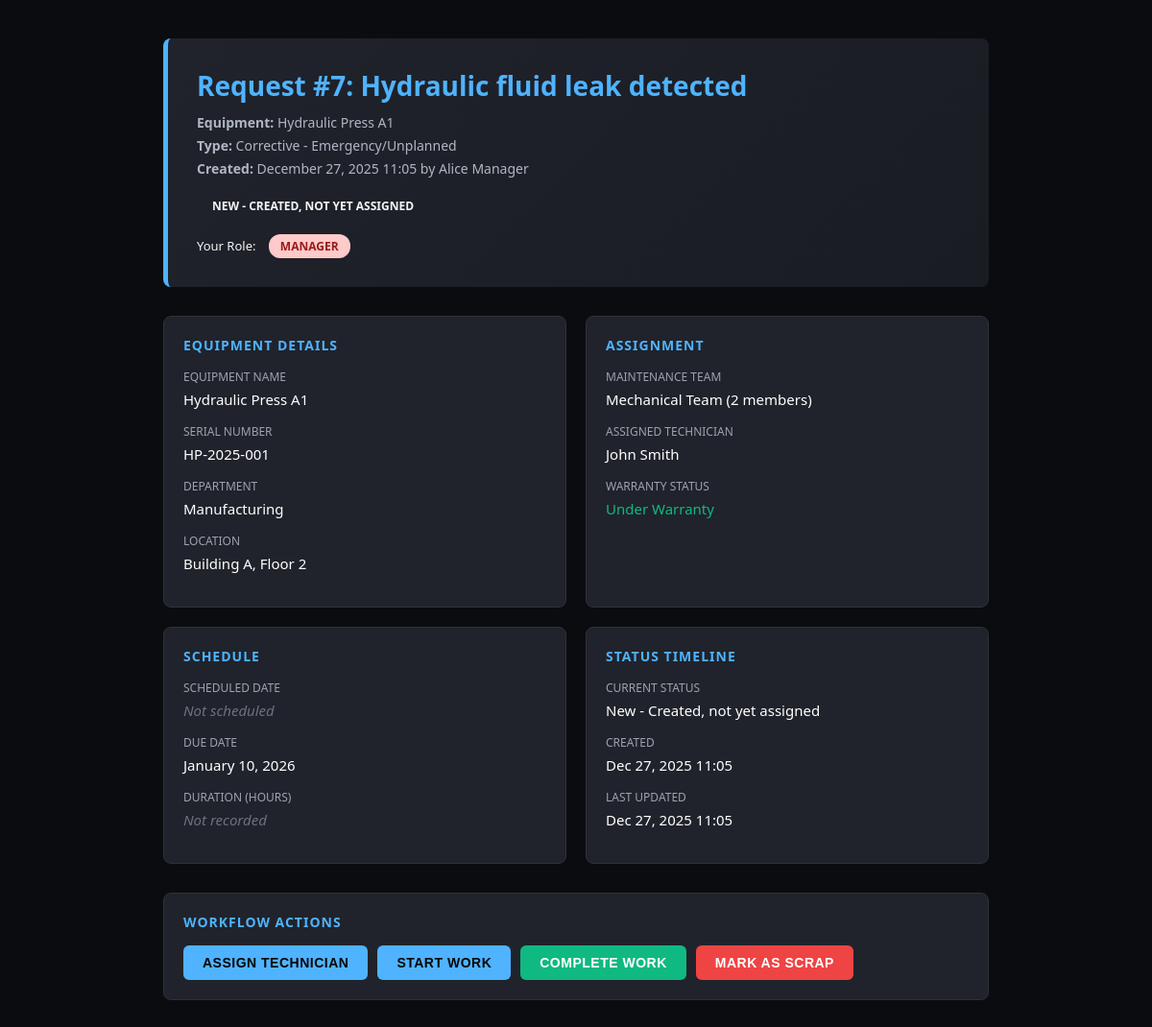
The page /maintenance/request/7/ (signed in) on the database its author committed.
### maintenance/models.py (models this page shows, shortened)
class MaintenanceRequest(models.Model):
    REQUEST_TYPE_CHOICES = [
        ('Corrective', 'Corrective - Emergency/Unplanned'),
        ('Preventive', 'Preventive - Scheduled Maintenance'),
    ]
    STATUS_CHOICES = [
        ('New', 'New - Created, not yet assigned'),
        ('In Progress', 'In Progress - Technician is working'),
        ('Repaired', 'Repaired - Completed successfully'),
        ('Scrap', 'Scrap - Equipment marked for disposal'),
    ]
    subject = models.CharField(
        max_length=255,
        help_text="Brief description of the problem or maintenance task"
    )
    request_type = models.CharField(
        max_length=20,
        choices=REQUEST_TYPE_CHOICES,
        help_text="Type of maintenance request"
    )
    equipment = models.ForeignKey(
        Equipment,
        on_delete=models.CASCADE,
        related_name='maintenance_requests',
        help_text="Equipment requiring maintenance"
    )
    assigned_team = models.ForeignKey(
        MaintenanceTeam,
        on_delete=models.SET_NULL,
        null=True,
        blank=True,
        related_name='maintenance_requests',
        help_text="Team assigned to handle this request (auto-filled from equipment default)"
    )
    assigned_technician = models.ForeignKey(
        User,
        on_delete=models.SET_NULL,
        null=True,
        blank=True,
        related_name='assigned_maintenance_requests',
        help_text="Individual technician assigned to complete the work"
    )
    status = models.CharField(
        max_length=20,
        choices=STATUS_CHOICES,
        default='New',
        help_text="Current status of the maintenance request"
    )
    created_by = models.ForeignKey(
        User,
        on_delete=models.SET_NULL,
        null=True,
        blank=True,
        related_name='created_maintenance_requests',
        help_text="User who created this maintenance request"
    )
    scheduled_date = models.DateField(
        null=True,
        blank=True,
        help_text="Scheduled date for preventive maintenance"
    )
    due_date = models.DateField(
        null=True,
        blank=True,
        help_text="Target completion date"
    )
    duration = models.FloatField(
        null=True,
        blank=True,
        help_text="Estimated or actual duration in hours"
    )
    created_at = models.DateTimeField(auto_now_add=True, null=True, blank=True)
    updated_at = models.DateTimeField(auto_now=True)
    class Meta:
        verbose_name = "Maintenance Request"
        verbose_name_plural = "Maintenance Requests"
        ordering = ['-created_at']
        indexes = [
            models.Index(fields=['status']),
            models.Index(fields=['request_type']),
            models.Index(fields=['equipment']),
            models.Index(fields=['assigned_technician']),
            models.Index(fields=['scheduled_date']),
        ]
    @property
    def is_overdue(self):
        if not self.due_date:
            return False
        from datetime import date
        return date.today() > self.due_date and self.status != 'Repaired'

### equipment/models.py (models this page shows, shortened)
class Equipment(models.Model):
    name = models.CharField(
        max_length=150,
        help_text="Equipment name (e.g., 'Hydraulic Press A1', 'CNC Machine 3')"
    )
    serial_number = models.CharField(
        max_length=100,
        unique=True,
        help_text="Unique manufacturer serial number"
    )
    department = models.CharField(
        max_length=100,
        help_text="Department responsible for this equipment"
    )
    location = models.CharField(
        max_length=200,
        help_text="Physical location within facility (e.g., 'Building A, Floor 2, Section 3')"
    )
    assigned_employee = models.ForeignKey(
        User,
        on_delete=models.SET_NULL,
        null=True,
        blank=True,
        related_name='assigned_equipment',
        help_text="Primary employee responsible for this equipment"
    )
    default_maintenance_team = models.ForeignKey(
        MaintenanceTeam,
        on_delete=models.SET_NULL,
        null=True,
        blank=True,
        related_name='default_for_equipment',
        help_text="Default team for maintenance requests on this equipment"
    )
    default_technician = models.ForeignKey(
        User,
        on_delete=models.SET_NULL,
        null=True,
        blank=True,
        related_name='default_technician_for_equipment',
        help_text="Preferred technician for this equipment"
    )
    purchase_date = models.DateField(
        help_text="Date equipment was purchased"
    )
    warranty_expiry_date = models.DateField(
        null=True,
        blank=True,
        help_text="Date warranty expires"
    )
    is_scrapped = models.BooleanField(
        default=False,
        help_text="Whether equipment is logically scrapped (not deleted from system)"
    )
    created_at = models.DateTimeField(auto_now_add=True, null=True, blank=True)
    updated_at = models.DateTimeField(auto_now=True)
    class Meta:
        verbose_name = "Equipment"
        verbose_name_plural = "Equipment"
        ordering = ['name']
        indexes = [
            models.Index(fields=['serial_number']),
            models.Index(fields=['is_scrapped']),
        ]
    @property
    def is_under_warranty(self):
        if not self.warranty_expiry_date:
            return False
        from datetime import date
        return date.today() <= self.warranty_expiry_date

### teams/models.py (models this page shows, shortened)
class MaintenanceTeam(models.Model):
    name = models.CharField(
        max_length=100,
        unique=True,
        default='Unnamed Team',
        help_text="Unique team name (e.g., 'Hydraulics Team', 'Electrical Team')"
    )
    description = models.TextField(
        blank=True,
        null=True,
        help_text="Team specialization and responsibilities"
    )
    members = models.ManyToManyField(
        User,
        related_name='maintenance_teams',
        help_text="Team members eligible to be assigned as technicians"
    )
    created_at = models.DateTimeField(auto_now_add=True, null=True, blank=True)
    updated_at = models.DateTimeField(auto_now=True)
    class Meta:
        verbose_name = "Maintenance Team"
        verbose_name_plural = "Maintenance Teams"
        ordering = ['name']
    @property
    def member_count(self):
        return self.members.count()

### maintenance/views.py (the view)
# urls.py: path('request/<int:request_id>/', views.request_detail, name='request_detail'),
@login_required
@require_http_methods(["GET"])
def request_detail(request, request_id):
    try:
        maintenance_request = MaintenanceRequest.objects.get(id=request_id)
    except MaintenanceRequest.DoesNotExist:
        return render(request, 'maintenance/request_not_found.html', {
            'error': 'Request not found'
        }, status=404)
    actions = get_available_actions(maintenance_request, request.user)
    state = get_workflow_state(maintenance_request)
    user_role = PermissionChecker.get_user_role(request.user)
    context = {
        'request': maintenance_request,
        'actions': actions,
        'state': state,
        'user_role': user_role,
        'available_technicians': (
            maintenance_request.assigned_team.members.all()
            if maintenance_request.assigned_team else []
        )
    }
    return render(request, 'maintenance/request_detail.html', context)

### maintenance/templates/maintenance/request_detail.html (shortened to what this page needs)
<!DOCTYPE html>
<html lang="en">
<head>
    <link rel="stylesheet" href="/static/style.css">
    <link rel="stylesheet" href="/static/maintenance-form.css">
</head>
<body style="background: #0a0c0f;">
    <div class="request-detail">
        <div class="request-header">
            <h1>Request #{{ request.id }}: {{ request.subject }}</h1>
            <p><strong>Equipment:</strong> {{ request.equipment.name }}</p>
            <p><strong>Type:</strong> {{ request.get_request_type_display }}</p>
            <p><strong>Created:</strong> {{ request.created_at|date:"F d, Y H:i" }} by {{ request.created_by.get_full_name }}</p>
            <span class="request-status status-{{ request.status|lower|add:'-progress'|cut:' ' }}">
                {{ request.get_status_display }}
            </span>
            <div style="margin-top: 15px; font-size: 13px;">
                Your Role: <span class="role-badge role-{{ user_role }}">{{ user_role }}</span>
            </div>
        </div>
        <div class="request-grid">
            <div class="request-section">
                <h3>Equipment Details</h3>
                <div class="request-field">
                    <label>Equipment Name</label>
                    <value>{{ request.equipment.name }}</value>
                </div>
                <div class="request-field">
                    <label>Serial Number</label>
                    <value>{{ request.equipment.serial_number }}</value>
                </div>
                <div class="request-field">
                    <label>Department</label>
                    <value>{{ request.equipment.department }}</value>
                </div>
                <div class="request-field">
                    <label>Location</label>
                    <value>{{ request.equipment.location }}</value>
                </div>
            </div>
            <div class="request-section">
                <h3>Assignment</h3>
                <div class="request-field">
                    <label>Maintenance Team</label>
                    <value>
                        {% if request.assigned_team %}
                            {{ request.assigned_team.name }} ({{ request.assigned_team.member_count }} members)
                        {% else %}
                            <span class="value-empty">Not assigned</span>
                        {% endif %}
                    </value>
                </div>
                <div class="request-field">
                    <label>Assigned Technician</label>
                    <value>
                        {% if request.assigned_technician %}
                            {{ request.assigned_technician.get_full_name }}
                        {% else %}
                            <span class="value-empty">Not assigned</span>
                        {% endif %}
                    </value>
                </div>
                <div class="request-field">
                    <label>Warranty Status</label>
                    <value>
                        {% if request.equipment.is_under_warranty %}
                            <span style="color: #10b981;">Under Warranty</span>
                        {% else %}
                            <span style="color: #ef4444;">Out of Warranty</span>
                        {% endif %}
                    </value>
                </div>
            </div>
            <div class="request-section">
                <h3>Schedule</h3>
                <div class="request-field">
                    <label>Scheduled Date</label>
                    <value>
                        {% if request.scheduled_date %}
                            {{ request.scheduled_date|date:"F d, Y" }}
                        {% else %}
                            <span class="value-empty">Not scheduled</span>
                        {% endif %}
                    </value>
                </div>
                <div class="request-field">
                    <label>Due Date</label>
                    <value>
                        {% if request.due_date %}
                            {{ request.due_date|date:"F d, Y" }}
                        {% else %}
                            <span class="value-empty">No due date</span>
                        {% endif %}
                    </value>
                </div>
                <div class="request-field">
                    <label>Duration (Hours)</label>
                    <value>
                        {% if request.duration %}
                            {{ request.duration }} hours
                        {% else %}
                            <span class="value-empty">Not recorded</span>
                        {% endif %}
                    </value>
                </div>
            </div>
            <div class="request-section">
                <h3>Status Timeline</h3>
                <div class="request-field">
                    <label>Current Status</label>
                    <value>{{ request.get_status_display }}</value>
                </div>
                <div class="request-field">
                    <label>Created</label>
                    <value>{{ request.created_at|date:"M d, Y H:i" }}</value>
                </div>
                <div class="request-field">
                    <label>Last Updated</label>
                    <value>{{ request.updated_at|date:"M d, Y H:i" }}</value>
                </div>
            </div>
        </div>
        <div class="actions-section">
            <h3>Workflow Actions</h3>
            <div class="action-buttons">
                <button id="btn-assign" class="btn btn-primary" onclick="showAssignForm()">
                    Assign Technician
                </button>
                <button id="btn-start" class="btn btn-primary" onclick="startWork()">
                    Start Work
                </button>
                <button id="btn-complete" class="btn btn-success" onclick="showCompleteForm()">
                    Complete Work
                </button>
                <button id="btn-scrap" class="btn btn-danger" onclick="scrapRequest()">
                    Mark as Scrap
                </button>
            </div>
        </div>
    </div>
</body>
</html>

### rows shown on the page
MaintenanceRequest: id "7", subject "Hydraulic fluid leak detected", equipment.name "Hydraulic Press A1", request_type "Corrective - Emergency/Unplanned", created_at "December 27, 2025 11:05", created_by.get_full_name "Alice Manager", status "NEW - CREATED, NOT YET ASSIGNED", equipment.serial_number "HP-2025-001", equipment.department "Manufacturing", equipment.location "Building A, Floor 2", assigned_team.name "Mechanical Team", assigned_team.member_count "2", assigned_technician.get_full_name "John Smith", due_date "January 10, 2026", status "New - Created, not yet assigned", created_at "Dec 27, 2025 11:05", updated_at "Dec 27, 2025 11:05"

### other values the page prints
{{ user_role }} "MANAGER"
